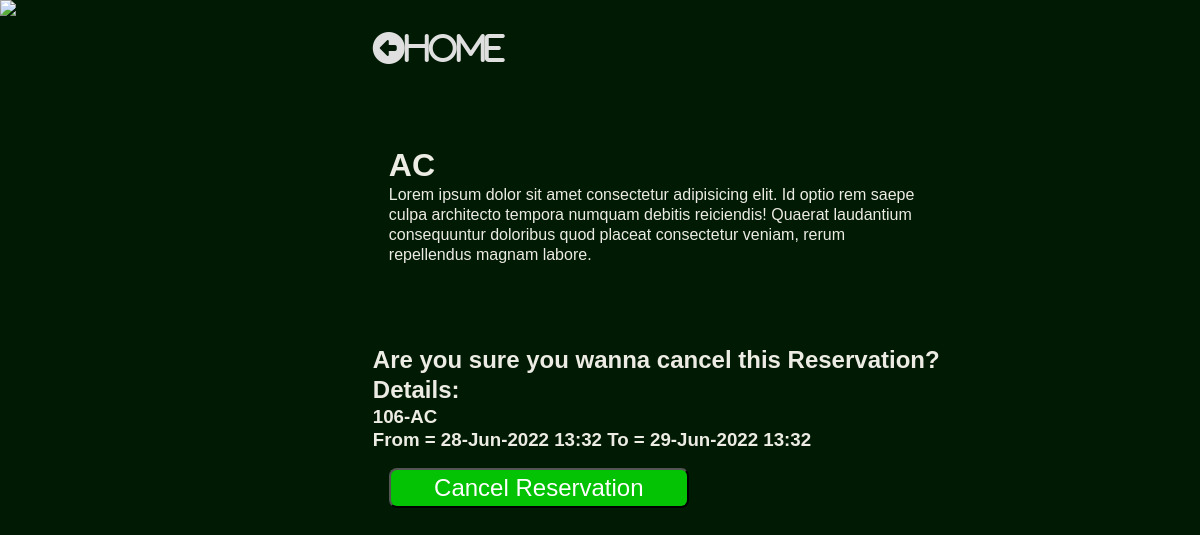
The app's page /reservation/cancel/14 with its own data.
### hotel/models.py (models this page shows, shortened)
class Reservation(models.Model):
    user = models.ForeignKey(settings.AUTH_USER_MODEL, on_delete=models.CASCADE)
    room = models.ForeignKey(Room, on_delete=models.CASCADE)
    check_in = models.DateTimeField()
    check_out = models.DateTimeField()
    def __str__ (self):
        return f' From = {self.check_in.strftime("%d-%b-%Y %H:%M")} To = {self.check_out.strftime("%d-%b-%Y %H:%M")}'
    def get_room_category(self):
        room_categories = dict(self.room.ROOM_CATEGORIES)
        room_category = room_categories.get(self.room.category)
        return room_category

class Room(models.Model):
    ROOM_CATEGORIES=(
        ('YAC', 'AC'),
        ('NAC', 'NON-AC'),
        ('DEL', 'DELUXE'),
        ('KIN', 'KING'),
        ('QUE', 'QUEEN'),
    )
    number = models.IntegerField()
    category = models.CharField(max_length=3, choices=ROOM_CATEGORIES)
    beds = models.IntegerField()
    capacity = models.IntegerField()

### hotelViews/views.py (the view)
# urls.py: path('reservation/cancel/<pk>', CancelReservationView.as_view(), name='CancelReservationView'),
class CancelReservationView(DeleteView):
    model = Reservation
    template_name = 'reservation_cancel_view.html'
    success_url = reverse_lazy('hotelViews:ReservationList')

### hotelViews/templates/reservation_cancel_view.html (shortened to what this page needs)
{% load static %}
<!DOCTYPE html>
<html lang="en">
  <head>
    <link
      rel="stylesheet"
      href="{% static 'hotel/css/room_detail_view.css' %}"
    />
  </head>
  <body>
    <div class="content">
      <div class="image">
        <img
          src="https://images.unsplash.com/photo-1519710164239-da123dc03ef4?ixlib=rb-1.2.1&ixid=eyJhcHBfaWQiOjEyMDd9&auto=format&fit=crop&w=500&q=60"
        />
      </div>
      <div class="room">
        <div class="home">
          <a href="{% url 'hotelViews:RoomListView' %}"
            ><i class="fas fa-arrow-alt-circle-left">Home</i></a
          >
        </div>
        <div class="room-info">
          <h1>{{reservation.get_room_category}}</h1>
          <p>
            Lorem ipsum dolor sit amet consectetur adipisicing elit. Id optio
            rem saepe culpa architecto tempora numquam debitis reiciendis!
            Quaerat laudantium consequuntur doloribus quod placeat consectetur
            veniam, rerum repellendus magnam labore.
          </p>
        </div>
        <form id="booking-form" action="" method="POST">
          <h2>Are you sure you wanna cancel this Reservation? Details:</h2>
          <h3>
            {{reservation.room.number}}-{{reservation.get_room_category}}<br />
            {{reservation}}
          </h3>
          <div class="input-div">
            <button type="submit">Cancel Reservation</button>
          </div>
        </form>
      </div>
    </div>
  </body>
</html>

### hotelViews/static/hotel/css/room_detail_view.css (style rules this page uses)
* { padding: 0; margin: 0; box-sizing: border-box; }
body { background-color: rgb(1, 26, 3); color: rgb(236, 235, 228); font-family: sans-serif; line-height: 1.25; height: 100vh; }
.content { display: flex; flex-direction: row; flex-wrap: wrap; width: 100%; justify-content: left; }
.image { flex: 0.3; }
.room { flex: 0.5; margin: 2rem; display: flex; text-align: left; align-items: start; flex-direction: column; }
.home { flex: 0.2; }
.home a { font-size: 14px; }
.room-info { flex: 0.4; margin: 5rem 1rem; }
form { display: flex; flex: 0.4 1 auto; flex-direction: column; }
.image img { flex: 1; max-height: 99.2vh; }
i { color: #dfdfdf; font-size: 2rem; }
.input-div { flex: 1 1 auto; margin: 1rem; display: flex; flex-direction: column; justify-content: space-between; }
input, button { flex: 1; width: 300px; border-radius: 0.5rem; line-height: 1.5; font-size: 1.5rem; color: #555; }
button { background-color: rgb(4, 194, 4); color: white; outline: none; }

### records on screen
Reservation: get_room_category "AC", room.number "106", check_in+check_out "From = 28-Jun-2022 13:32 To = 29-Jun-2022 13:32"
